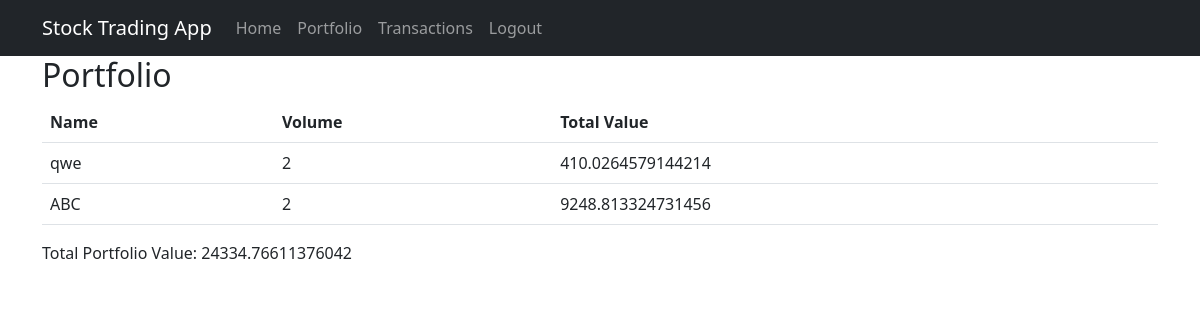
The page /portfolio (signed in) on the database as committed earlier.
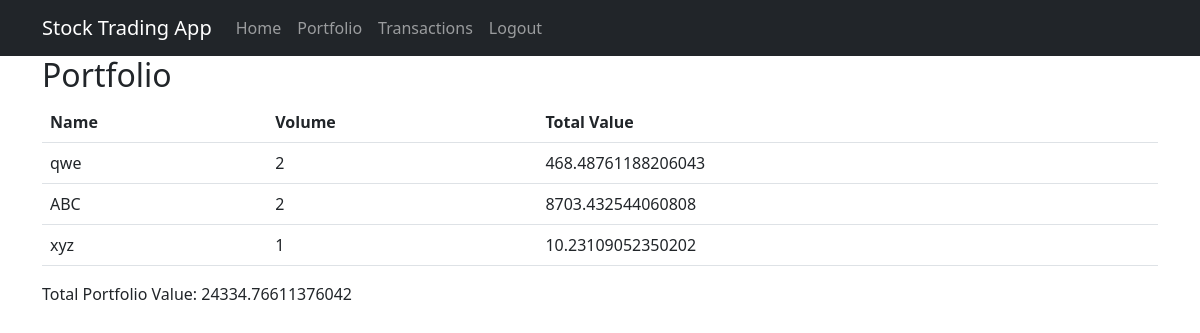
The same page on the database as committed later.
### models.py (models this page shows)
class UserStock(db.Model):
    id = db.Column(db.Integer, primary_key=True)
    user_id = db.Column(db.Integer, db.ForeignKey('user.id'))
    stock_id = db.Column(db.Integer, db.ForeignKey('stock.id'))
    volume = db.Column(db.Integer)
    purchase_price = db.Column(db.Float)

class Stock(db.Model):
    id = db.Column(db.Integer, primary_key=True)
    name = db.Column(db.String(100))
    volume = db.Column(db.Integer)
    price = db.Column(db.Float)
    prev_price = db.Column(db.Float, default=0.0)
    users = db.relationship('UserStock', backref='stock', lazy='dynamic')
    limit_orders = db.relationship('LimitOrder', backref='stock', lazy='dynamic')
    trades = db.relationship('Trade', backref='stock', lazy='dynamic')
    high = db.Column(db.Float, default=0.0)
    low = db.Column(db.Float, default=0.0)

### app.py (the view)
@app.route('/portfolio')
@login_required
def portfolio():
    stocks = current_user.stocks.all()
    total_invested = 0
    portfolio_data = {}
    for stock in stocks:
        total_invested += stock.volume * stock.purchase_price
        portfolio_data[stock.stock_id] = stock.volume
    return render_template('portfolio.html', portfolio=portfolio_data, stocks=stocks, cash=current_user.cash_balance, total_invested=total_invested)

### app.py (called while the page is built)
@login_manager.user_loader
def load_user(user_id):
    return User.query.get(int(user_id))

### templates/portfolio.html
{% extends "base.html" %}
{% block content %}
  <h2>Portfolio</h2>
  <table class="table">
    <thead>
      <tr>
        <th scope="col">Name</th>
        <th scope="col">Volume</th>
        <th scope="col">Total Value</th>
      </tr>
    </thead>
    <tbody>
      {% for user_stock in stocks %}
        <tr>
          <td>{{ user_stock.stock.name }}</td>
          <td>{{ user_stock.volume }}</td>
          <td>{{ user_stock.volume * user_stock.stock.price }}</td>
        </tr>
      {% endfor %}
    </tbody>
  </table>
  <p>Total Portfolio Value: {{ total_invested + cash }}</p>
{% endblock %}

Rows that differ between the two databases and show on the page:
changed through a linked row, UserStock "qwe": user_stock.volume*user_stock.stock.price "410.0264579144214" → "468.48761188206043"
changed through a linked row, UserStock "ABC": user_stock.volume*user_stock.stock.price "9248.813324731456" → "8703.432544060808"
added UserStock: stock.name "xyz", volume "1", user_stock.volume*user_stock.stock.price "10.23109052350202"
